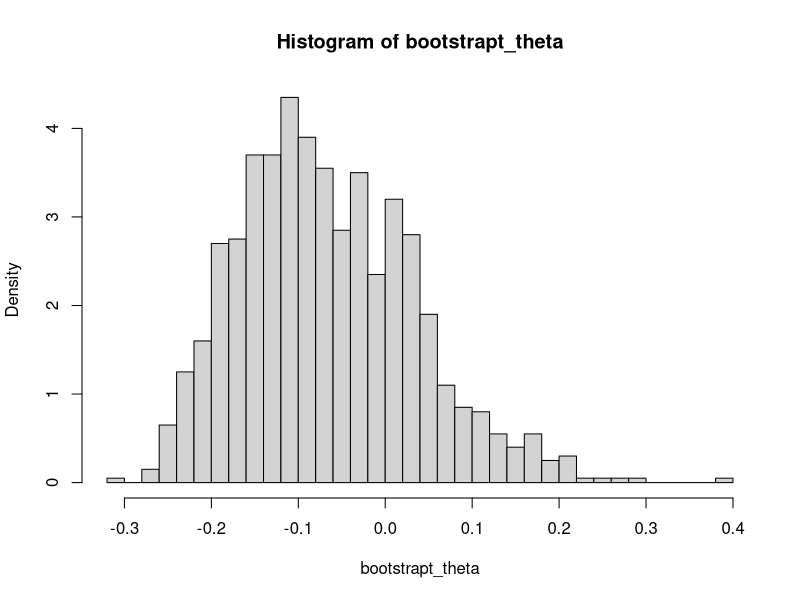
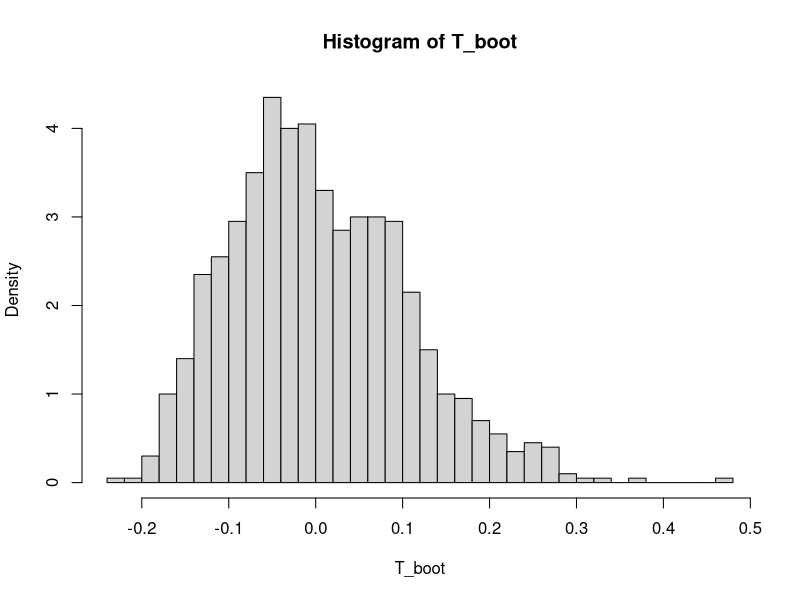

Reproduce these figures in R, in order.
# Muyao Guo

rm(list=objects())     # supprime les objets existant en session 
graphics.off()         # supprime les graphiques existant en session

## ------------------------------------------------------------
## 1) Données et statistiques d’intérêt
##    - Contexte bioéquivalence : chaque sujet reçoit placebo, old patch, new patch
##    - Donnée appariée : les trois mesures d’un même sujet sont corrélées
## ------------------------------------------------------------
# Create data 
df = data.frame(
  "placebo" = c(9243,9671,11792,13357,9055,6290,12412,18806),
  "old" = c(17649,12013,19979,21816,13850,9806,17208,29044),
  "new" = c(16449,14614,17274,23798,12560,10157,16570,26325),
  "old_placebo" = c(8406,2342,8187,8459,4795,3516,4796,10238),
  "new_old" = c(-1200,2601,-2705,1982,-1290,351,-638,-2719)
)
size = nrow(df)

## Estimateur plug-in (theta chapeau)
origine_theta = mean(df$new_old)/mean(df$old_placebo)
origine_theta   # -0.0713061


## ------------------------------------------------------------
## 2) Bootstrap non paramétrique
##    Méthodo : ré-échantillonnage PAR LIGNES (appariement conservé)
##    — à chaque réplication b : tirer des indices i1..in avec remise
##      puis calculer theta* = mean(Y[idx]) / mean(Z[idx])
## ------------------------------------------------------------
# Bootstrapt simulation
set.seed(1907)
B = 1000
bootstrapt_theta = replicate(B, {
  idx <- sample.int(size, size, replace = TRUE)      # ré-échantillonner les SUJETS (lignes)
  mean(df$new_old[idx]) / mean(df$old_placebo[idx])
})
length(bootstrapt_theta)   # 1000


## ------------------------------------------------------------
## 3) Écart-type bootstrap et figure de la loi d’échantillonnage
## ------------------------------------------------------------ 
# Car le vrai theta est inconnu, on utilise "origine_theta" a la place de "vrai_theta" et "bootstrapt_theta"
# a la place de "origine_theta"
# Autrement dire, "T_boot = theta_hat - theta", mais theta est inconnu. Donc on utilise "T_boot = bootstrapt_theta - origine_theta"
# Loi d'echantillonage bootstrap centrée
T_boot = bootstrapt_theta - origine_theta 
hist(bootstrapt_theta,prob=TRUE, breaks = 25)
hist(T_boot, prob=TRUE, breaks = 25)
se = sd(T_boot)
se   # 0.09825901

## ------------------------------------------------------------
## 4) Intervalles de confiance bootstrap
##    Deux méthodes usuelles :
##    (a) Percentile : [q_0.025(theta*), q_0.975(theta*)]
##    (b) Basic (centré) : T* = theta* - theta_hat ; IC = [theta_hat - q_0.975(T*),
##                                                         theta_hat - q_0.025(T*)]
##    Remarque : basic et percentile sont proches ici, mais pas identiques.
## ------------------------------------------------------------
# Pour repondre a la question bioequivalence, on compute IC
# IC basic
IC_b = data.frame(binf = as.numeric(origine_theta-quantile(T_boot, 0.975)),
                bsup = as.numeric(origine_theta - quantile(T_boot, 0.025)))

IC_b
#   binf      bsup
#1 -0.3064328 0.08632264
# Interprétation :
# 95% intervalle bootstrap basic ≈ (-0.31, 0.09).
# Cet intervalle n'est pas entièrement inclus dans l'intervalle d'équivalence (-0.20, 0.20).
# Conclusion : on ne peut pas conclure à une bioéquivalence au niveau 95%.

# IC pourcentage
CI_perc <- quantile(bootstrapt_theta, c(.025, .975))
CI_perc
#   2.5%      97.5% 
#  -0.2289348  0.1638206
# Interprétation :
# 95% intervalle bootstrap percentile ≈ (-0.23, 0.16).
# Cet intervalle n'est pas entièrement inclus dans l'intervalle d'équivalence (-0.20, 0.20).
# Conclusion : on ne peut pas conclure à une bioéquivalence au niveau 95%.

